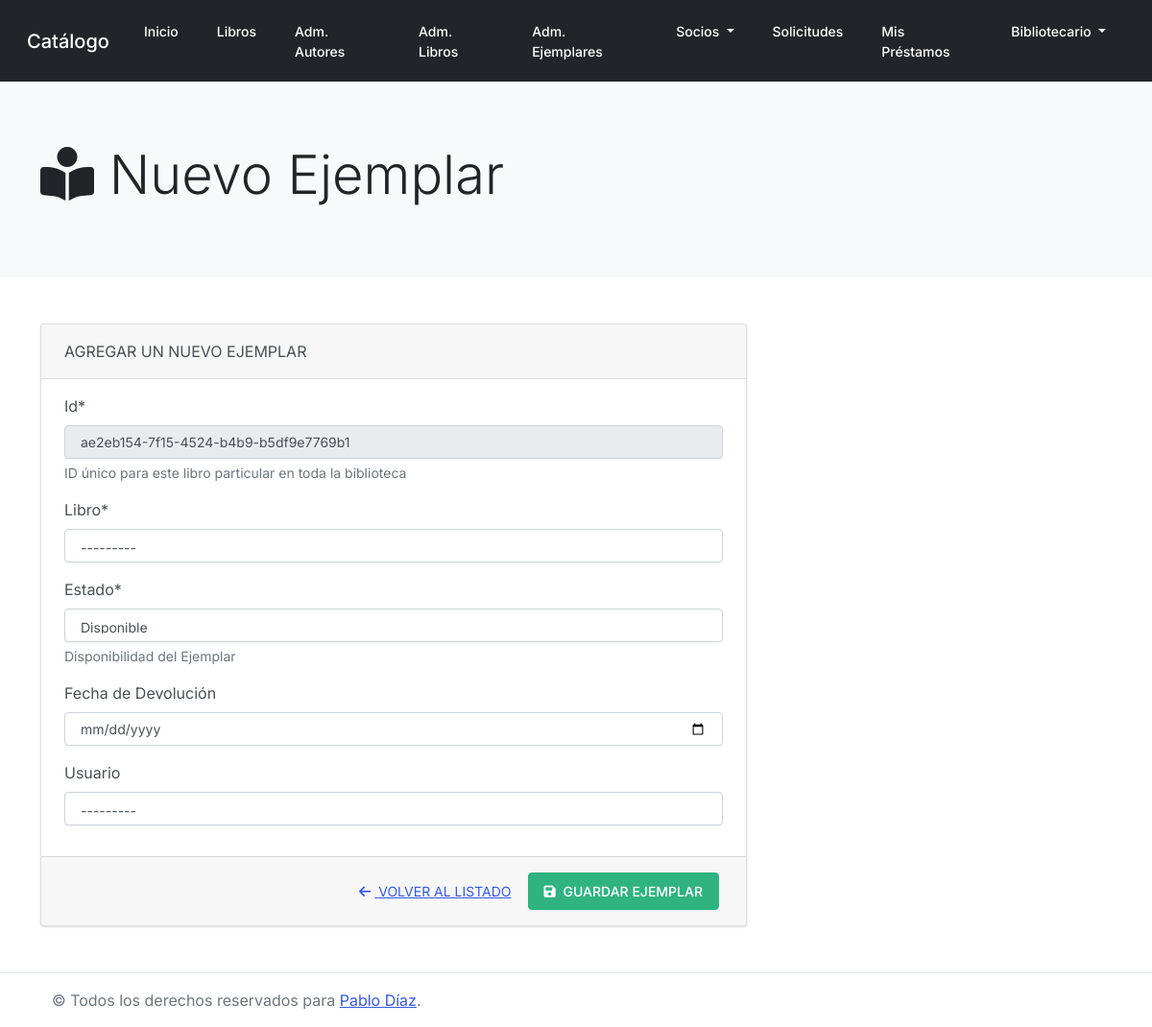
Screenshot of /catalogo/ejemplar/crear (signed in) with the database file from the repository.
### catalogo/models.py (models this page shows, shortened)
class CustomUser(AbstractUser):
    email = models.EmailField(_("email address"))
    latitude = models.FloatField(null=True)
    longitude = models.FloatField(null=True)

class Libro(models.Model):
    titulo = models.CharField(max_length=200)
    autor = models.ForeignKey(Autor, on_delete=models.SET_NULL, null=True)
    resumen = models.TextField(max_length=1000, help_text="Ingrese un resumen del libro")
    isbn = models.CharField('ISBN',max_length=13, help_text='13 Caracteres (<a href="https://www.isbninternational.org/content/what-isbn">ISBN number</a>)')
    genero = models.ManyToManyField(Genero, help_text="Seleccione un género (o varios) para el libro")
    idioma = models.ForeignKey(Idioma, on_delete=models.SET_NULL, null=True)
    image=models.ImageField(upload_to='catalogo/upload/img', default='catalogo/upload/img/default-libro.jpg')
    def muestra_genero(self):
        return ', '.join([genero.nombre for genero in self.genero.all()])
    muestra_genero.short_description = 'Género/s'
    def __str__(self):
        return self.titulo

class Ejemplar(models.Model):
    id = models.UUIDField(primary_key=True, default=uuid.uuid4, help_text="ID único para este libro particular en toda la biblioteca")
    libro = models.ForeignKey(Libro, on_delete=models.SET_NULL, null=True)
    fechaDevolucion = models.DateField(null=True, blank=True)
    ESTADO_EJEMPLAR = (
        ('m', 'en Mantenimiento'),
        ('p', 'Prestado'),
        ('d', 'Disponible'),
        ('r', 'Reservado'),
    )
    estado = models.CharField(max_length=1, choices=ESTADO_EJEMPLAR, default='d', help_text='Disponibilidad del Ejemplar')
    usuario = models.ForeignKey(CustomUser, on_delete=models.SET_NULL, null=True, blank=True)
    class Meta:
        ordering = ['libro', 'fechaDevolucion']
        permissions = (("can_reserve_a_copy", "Puede reservar ejemplar"), ("can_cancel_reservation", "Puede cancelar reserva"), ("can_view_my_loans", "Puedo ver mis prestamos"))

### catalogo/views.py (the view)
# urls.py: path('ejemplar/crear', views.copy_create, name='copy_create'),
@login_required
@permission_required('catalogo.add_ejemplar')
def copy_create(request):
    if request.method == "POST":
        form = CopyForm(request.POST)
        if form.is_valid():
            copy = form.save(commit=False)
            copy.libro = form.cleaned_data['libro']
            copy.fechaDevolucion = form.cleaned_data['fechaDevolucion']
            copy.estado = form.cleaned_data['estado']
            copy.save()
            messages.success(request, "Ejemplar agregado exitosamente!")
            return redirect('copy_list')
    else:
        form = CopyForm()
    context = {
        'form': form
    }
    return render(request, 'copies/create.html', context)

### catalogo/forms.py
class CopyForm(forms.ModelForm):
    def __init__(self, *args, **kwargs):
        super(CopyForm, self).__init__(*args, **kwargs)
        self.fields['id'].label = "Id"
        self.fields['libro'].label = "Libro"
        self.fields['estado'].label = "Estado"
        self.fields['fechaDevolucion'].label = "Fecha de Devolución"
        self.fields['usuario'].label = "Usuario"
        self.fields['id'].disabled = True
    class Meta:
        model = Ejemplar
        fields = ('id', 'libro', 'estado', 'fechaDevolucion', 'usuario')
        widgets = {
            'fechaDevolucion': NumberInput(attrs={'type': 'date'}),
        }

### catalogo/templates/copies/create.html
{% extends "base.html" %}
{% block jumbotron %}
    {% include "partials/jumbotron.html" with icon="<i class='fas fa-book-reader'></i>" title="Nuevo Ejemplar" %}
{% endblock %}
{% block content %}
    <div class="row">
        <div class="col-12 col-md-8">
            {% include "copies/partials/form.html" with card_header="Agregar un nuevo Ejemplar" %}
        </div>
    </div>
{% endblock %}

### catalogo/templates/partials/navbar.html (shortened to what this page needs)
<nav class="navbar navbar-expand-lg  navbar-dark bg-dark">
    <div class="container-fluid">
        <a class="navbar-brand" href="{% url 'index' %}">Catálogo</a>
        <div class="collapse navbar-collapse" id="navbarSupportedContent">
            {% with request.resolver_match.url_name as url_name %}
                <ul class="navbar-nav mr-auto">
                    {% if user.is_authenticated %}
                        <li class="nav-item {% if url_name == 'index' %} active {% endif %}">
                            <a class="nav-link" href="{% url 'index' %}">
                                Inicio <span class="sr-only">(current)</span>
                            </a>
                        </li>
                        <li class="nav-item {% if url_name == 'available_copies_list' %} active {% endif %}">
                            <a class="nav-link" href="{% url 'available_copies_list' %}">
                                Libros <span class="sr-only">(current)</span>
                            </a>
                        </li>
                        {% if perms.catalogo.view_autor %}
                            <li class="nav-item {% if url_name == 'author_list' %} active {% endif %}">
                                <a class="nav-link" href="{% url 'author_list' %}">
                                    Adm. Autores <span class="sr-only">(current)</span>
                                </a>
                            </li>
                        {% endif %}
                        {% if perms.catalogo.view_libro %}
                            <li class="nav-item {% if url_name == 'book_list' %} active {% endif %}">
                                <a class="nav-link" href="{% url 'book_list' %}">
                                    Adm. Libros <span class="sr-only">(current)</span>
                                </a>
                            </li>
                        {% endif %}
                        {% if perms.catalogo.view_ejemplar %}
                            <li class="nav-item {% if url_name == 'copy_list' %} active {% endif %}">
                                <a class="nav-link" href="{% url 'copy_list' %}">
                                    Adm. Ejemplares <span class="sr-only">(current)</span>
                                </a>
                            </li>
                        {% endif %}
                        <li class="nav-item dropdown {% if url_name == 'map' or url_name == 'charts' or url_name == 'reporte_autor' %} active {% endif %}">
                            <a class="nav-link dropdown-toggle" href="#" id="navbarDropdown" role="button" data-toggle="dropdown" aria-expanded="false">
                                Socios
                            </a>
                        </li>
                    {% endif %}
                </ul>
                    <ul class="navbar-nav ml-auto">
                        {% if user.is_authenticated %}
                            <li class="nav-item {% if url_name == 'requests' %} active {% endif %}">
                                <a class="nav-link" href="{% url 'requests' %}">
                                    Solicitudes <span class="sr-only">(current)</span>
                                </a>
                            </li>
                            <li class="nav-item {% if url_name == 'my_loans' %} active {% endif %}">
                                <a class="nav-link" href="{% url 'my_loans' %}">
                                    Mis Préstamos <span class="sr-only">(current)</span>
                                </a>
                            </li>
                            <li class="nav-item dropdown">
                                <a class="nav-link dropdown-toggle text-capitalize" href="#" id="navbarDropdown" role="button" data-toggle="dropdown" aria-expanded="false">
                                    {{ user.get_username }}
                                </a>
                            </li>
                        {% endif %}
                    </ul>
            {% endwith %}
        </div>
    </div>
</nav>

### catalogo/templates/copies/partials/form.html (shortened to what this page needs)
{% load crispy_forms_tags %}
<form method="POST" class="card" novalidate>
    <div class="card-header">
        {{ card_header|upper }}
    </div>
    <div class="card-body">
        {{ form|crispy}}
    </div>
    <div class="card-footer d-flex justify-content-end">
        <a href="{% url 'copy_list' %}" class="btn btn-link">
            <i class="fas fa-arrow-left mr-1"></i> VOLVER AL LISTADO
        </a>
        <button type="submit" class="btn btn-success mr-1">
            <i class="fas fa-save mr-1"></i> GUARDAR EJEMPLAR
        </button>
    </div>
</form>

### rows the page displays
CustomUser: get_username "Bibliotecario"
Libro: id "ae2eb154-7f15-4524-b4b9-b5df9e7769b1"

### other values shown
{{ title }} "Nuevo Ejemplar"
{{ card_header|upper }} "AGREGAR UN NUEVO EJEMPLAR"
